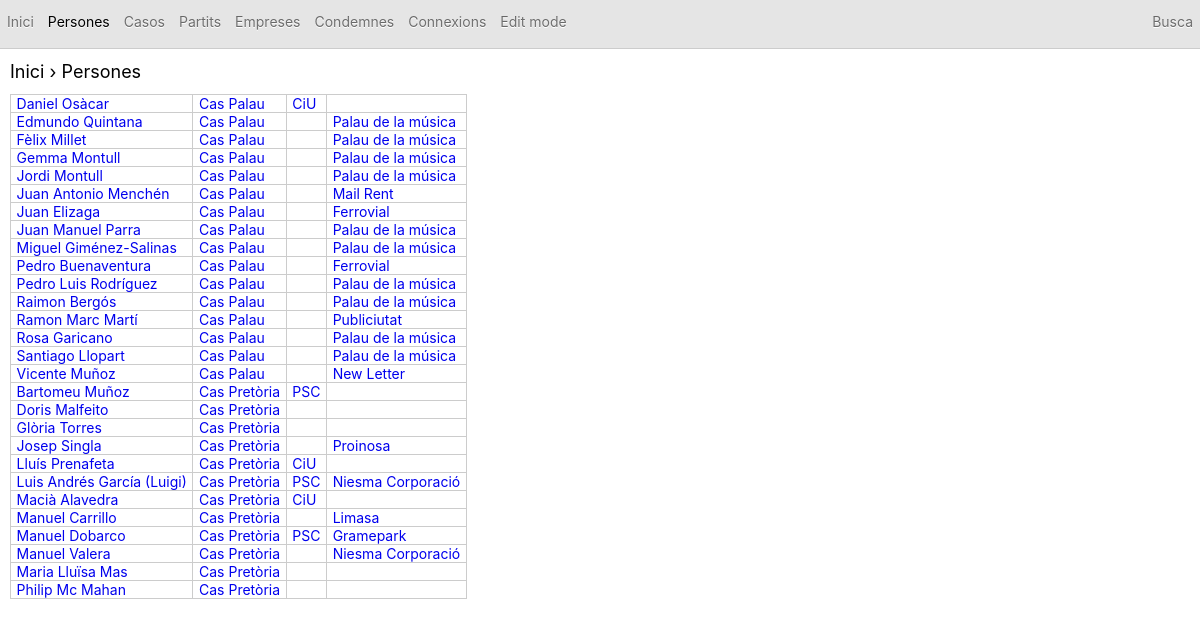
/persones.php, run on the app's committed database.
### tables this page shows
CREATE TABLE `persones` (
  `id` int(11) NOT NULL AUTO_INCREMENT,
  `nom` text NOT NULL,
  `naixement` date NOT NULL,
  `modificacio` timestamp NOT NULL DEFAULT CURRENT_TIMESTAMP ON UPDATE CURRENT_TIMESTAMP,
  PRIMARY KEY (`id`)
);

### edit/edit_mode.php (called while the page is built, shortened)
<?php
	$edit_mode=false;
	$view_mode=false;
?>

### persones.php (the view, shortened to what this page needs)
<!doctype html><html><head>
	<?php include'imports.php'?>
</head><body>
<?php include'navbar.php'?>
<h1>
	<span onclick=window.location='index.php'>Inici</span> &rsaquo;
	Persones
</h1>
<table id=persones>
	<?php
			$sql="
				SELECT
					p.id, p.nom,
					rel.id  AS cas_id,     rel.nom  AS cas,
					rel2.id AS partit_id,  rel2.nom AS partit,
					rel3.id AS empresa_id, rel3.nom AS empresa
				FROM persones AS p
				LEFT JOIN
					(
						SELECT casos.nom, casos.id, relacions_persona_cas.persona_id
						FROM casos, relacions_persona_cas
						WHERE casos.id=relacions_persona_cas.cas_id
					) AS rel
				ON p.id=rel.persona_id
				LEFT JOIN
					(
						SELECT partits.nom, partits.id, relacions_persona_partit.persona_id
						FROM partits, relacions_persona_partit
						WHERE partits.id=relacions_persona_partit.partit_id
					) AS rel2
				ON p.id=rel2.persona_id
				LEFT JOIN
					(
						SELECT empreses.nom, empreses.id, relacions_persona_empresa.persona_id
						FROM empreses, relacions_persona_empresa
						WHERE empreses.id=relacions_persona_empresa.empresa_id
					) AS rel3
				ON p.id=rel3.persona_id
				GROUP BY nom
				ORDER BY cas, nom
				";
			$res=$mysql->query($sql) or die(mysqli_error($mysql));
			while($row=mysqli_fetch_assoc($res))
			{
				$id=$row['id'];
				$nom=$row['nom'];
				$cas=$row['cas'];
				$cas_id=$row['cas_id'];
				$partit=$row['partit'];
				$partit_id=$row['partit_id'];
				$empresa=$row['empresa'];
				$empresa_id=$row['empresa_id'];
				echo "
					<tr>
						<td><a href=persona.php?id=$id>$nom</a>
						<td><a href=cas.php?id=$cas_id>$cas</a>
						<td><a href=partit.php?id=$partit_id>$partit</a>
						<td><a href=empresa.php?id=$empresa_id>$empresa</a>
				";
			}
	?>
</table>

### imports.php (shortened to what this page needs)
<?php include'edit/edit_mode.php'?>
<link rel="stylesheet" href="css.css">

### navbar.php (shortened to what this page needs)
<?php include'edit_mode.php'?>
<div id=navbar>
	<div class=item_container>
		<div class='item invisible' pagina=inici     onclick=window.location='index.php'    >Inici</div>
		<div class='item invisible' pagina=persones  onclick=window.location='persones.php' >Persones</div>
		<div class='item invisible' pagina=casos     onclick=window.location='casos.php'    >Casos</div>
		<div class='item invisible' pagina=partits   onclick=window.location='partits.php'  >Partits</div>
		<div class='item invisible' pagina=empreses  onclick=window.location='empreses.php' >Empreses</div>
		<div class='item invisible' pagina=condemnes onclick=window.location='condemnes.php'>Condemnes</div>
		<div class='item invisible' pagina=relacions onclick=window.location='relacions.php'>Connexions</div>
		<?php
			if(!$edit_mode and !$view_mode) {
				?>
				<div class='item invisible' pagina onclick=access()>
					<div>Edit mode</div>
				</div>
				<?php
			}
		?>
	</div>
	<div class='item invisible' pagina onclick="qs('#busca').classList.toggle('amagat');qs('#q').focus()">
		Busca
	</div>
</div>

### css.css (style rules this page uses)
body { margin:0 auto; overflow-y:scroll; font-family:"Palatino Linotype", "Book Antiqua", Palatino, serif; font-family:"Trebuchet MS", Helvetica, sans-serif; font-family:"San Francisco", -apple-system, system-ui, ".SFNSText-Regular", sans-serif; font-size:14px; }
h1,h2,h3 { font-weight:normal; padding-left:10px; }
h1 { font-size:18px }
table { border-collapse:collapse }
th,td { border:1px solid #ccc }
a { text-decoration:none }
span[onclick] { cursor:pointer }

### persones.php (style rules this page uses)
@media only screen and (min-width:560px) { #persones { margin-left:10px; } }
#persones td { padding:0 0.4em; }
#navbar div[pagina=persones] { color:black }

### navbar.php (style rules this page uses)
#navbar { margin:0; background:#e5e5e5; border-bottom:1px solid #ccc; text-shadow: 0 1px 0 #fff; display:flex; flex-wrap:wrap; justify-content:space-between; }
#navbar .item_container { display:flex; flex-wrap:wrap; justify-content:space-between; }
#navbar .item { padding:0.4em 0.5em 0.65em 0.5em; line-height:2.35em; text-align:left; color:rgba(0,0,0,0.55); cursor:pointer; transition:all 0.15s; }

### data on the page
persones: nom "Daniel Osàcar", cas "Cas Palau", partit "CiU"
persones: nom "Edmundo Quintana", cas "Cas Palau", empresa "Palau de la música"
persones: nom "Fèlix Millet", cas "Cas Palau", empresa "Palau de la música"
persones: nom "Gemma Montull", cas "Cas Palau", empresa "Palau de la música"
persones: nom "Jordi Montull", cas "Cas Palau", empresa "Palau de la música"
persones: nom "Juan Antonio Menchén", cas "Cas Palau", empresa "Mail Rent"
persones: nom "Juan Elizaga", cas "Cas Palau", empresa "Ferrovial"
persones: nom "Juan Manuel Parra", cas "Cas Palau", empresa "Palau de la música"
persones: nom "Miguel Giménez-Salinas", cas "Cas Palau", empresa "Palau de la música"
persones: nom "Pedro Buenaventura", cas "Cas Palau", empresa "Ferrovial"
persones: nom "Pedro Luis Rodríguez", cas "Cas Palau", empresa "Palau de la música"
persones: nom "Raimon Bergós", cas "Cas Palau", empresa "Palau de la música"
persones: nom "Ramon Marc Martí", cas "Cas Palau", empresa "Publiciutat"
persones: nom "Rosa Garicano", cas "Cas Palau", empresa "Palau de la música"
persones: nom "Santiago Llopart", cas "Cas Palau", empresa "Palau de la música"
persones: nom "Vicente Muñoz", cas "Cas Palau", empresa "New Letter"
persones: nom "Bartomeu Muñoz", cas "Cas Pretòria", partit "PSC"
persones: nom "Doris Malfeito", cas "Cas Pretòria"
persones: nom "Glòria Torres", cas "Cas Pretòria"
persones: nom "Josep Singla", cas "Cas Pretòria", empresa "Proinosa"
persones: nom "Lluís Prenafeta", cas "Cas Pretòria", partit "CiU"
persones: nom "Luis Andrés García (Luigi)", cas "Cas Pretòria", partit "PSC", empresa "Niesma Corporació"
persones: nom "Macià Alavedra", cas "Cas Pretòria", partit "CiU"
persones: nom "Manuel Carrillo", cas "Cas Pretòria", empresa "Limasa"
persones: nom "Manuel Dobarco", cas "Cas Pretòria", partit "PSC", empresa "Gramepark"
persones: nom "Manuel Valera", cas "Cas Pretòria", empresa "Niesma Corporació"
persones: nom "Maria Lluïsa Mas", cas "Cas Pretòria"
persones: nom "Philip Mc Mahan", cas "Cas Pretòria"
